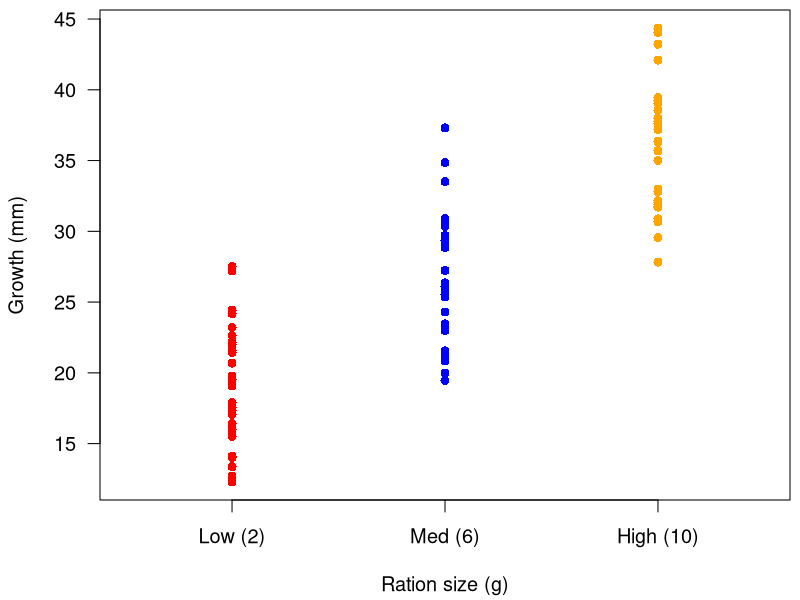
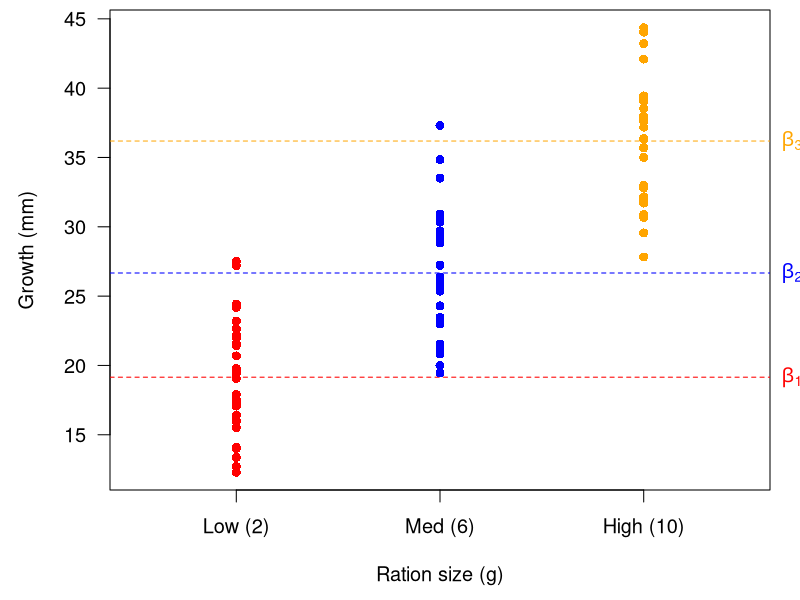
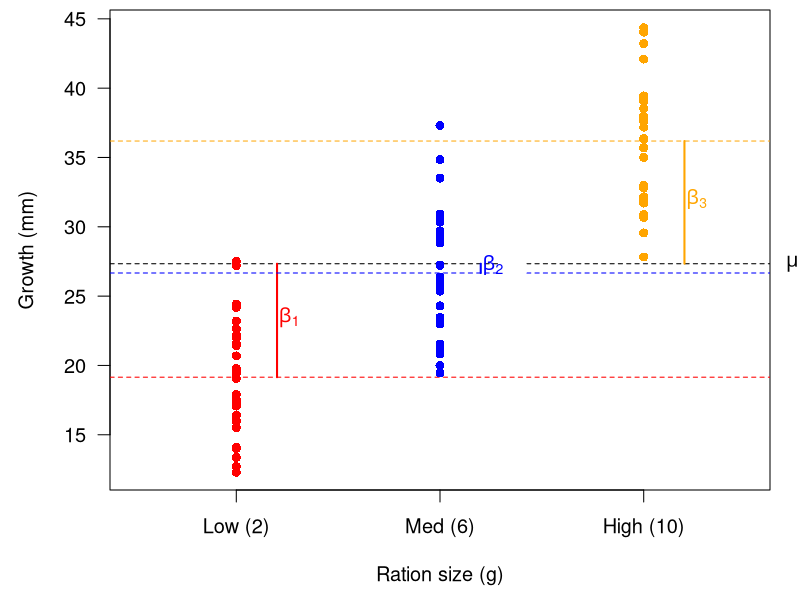
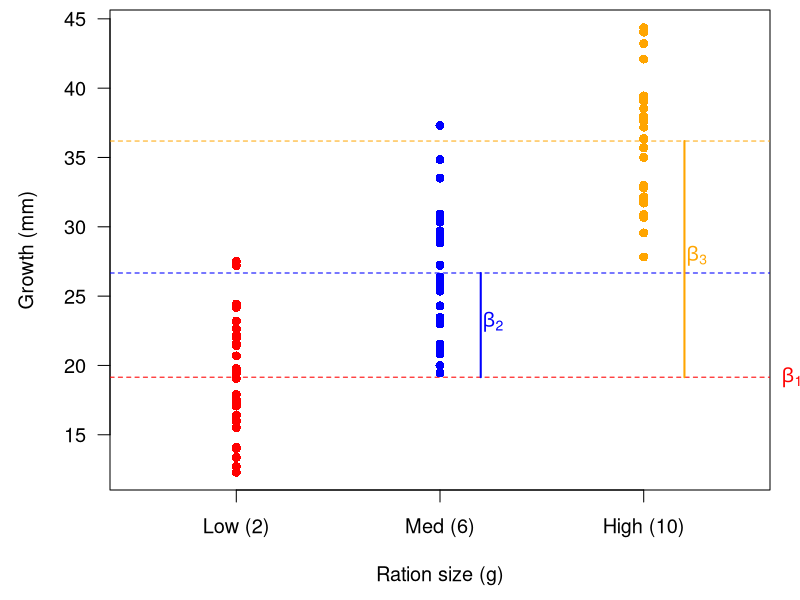
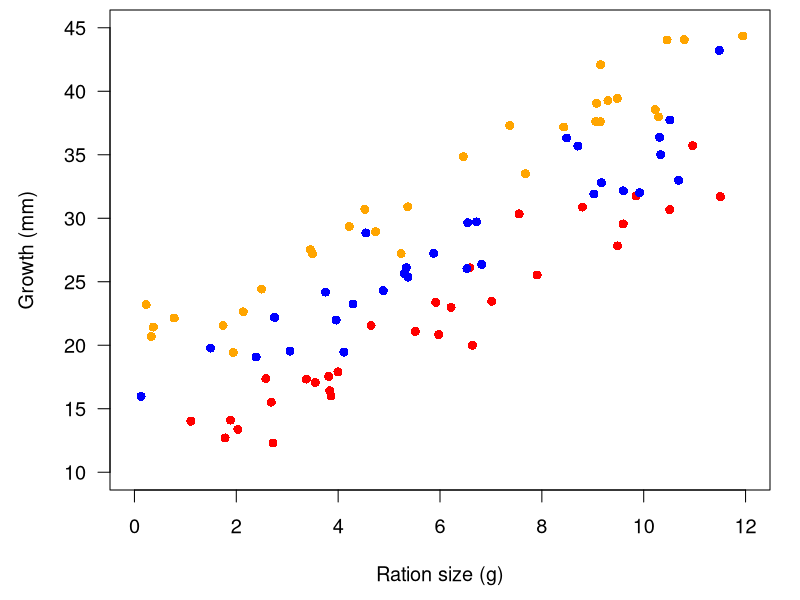
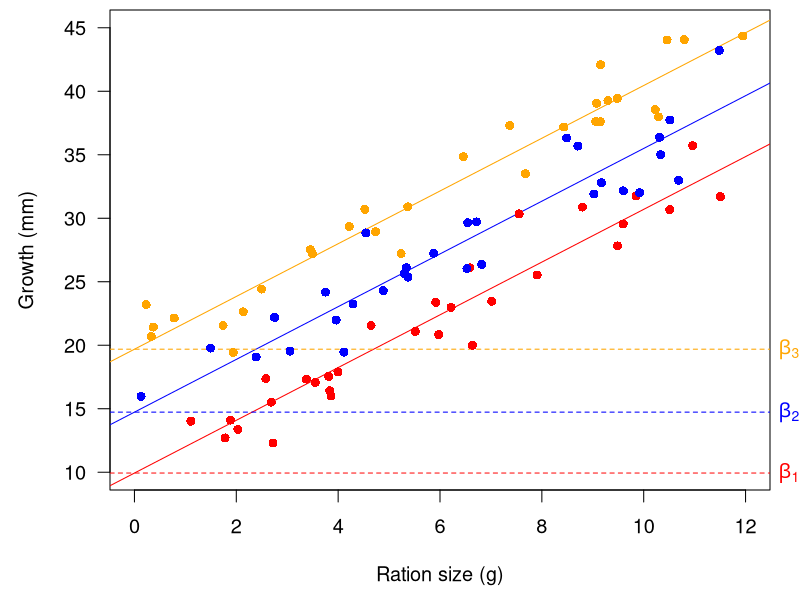

These figures' R source, in order:
## ---- chunk 1
knitr::opts_chunk$set(echo = FALSE)
## ---- chunk 2
set.seed(514)
## sample size
nn <- 30
## groups
pp <- 3
## global intercept
alpha <- 5
## offsets
beta_1 <- c(1,2,3)*5
## slope
beta_2 <- 2
## vector of linear parameters
BETA <- matrix(c(alpha, beta_1, beta_2), ncol = 1)
## global mean
x_avg <- rep(1, nn*pp)
## offsets
grps <- factor(rep(seq(3), ea = nn))
x_int <- model.matrix(~ grps + 0)
## slope
x_cov <- c(runif(nn, 0, 4), runif(nn, 4, 8), runif(nn, 8, 12))
x_cov <- sample(x_cov, nn*pp)
## groups for anova
i1 <- x_cov <= 4
i2 <- x_cov > 4 & x_cov <= 8
i3 <- x_cov > 8
ration <- cbind(i1, i2, i3) * 1
colnames(ration) <- c("_1", "_2", "_3")
## matrix of predictors
xx <- cbind(x_avg, x_int, x_cov)
## Gaussian errors
ee <- rnorm(nn*pp, 0, 2)
## simulated data
yy <- xx %*% BETA + ee
## plot all data
par(mai = c(1, 1,0.1,0.1),
    cex = 1.2)
## low
plot(rep(1, nn), yy[i1], pch = 16, col = "red", las = 1,
     xlim = c(0.5,3.5), ylim = range(yy),
     xaxt = "n",
     xlab = "Ration size (g)", ylab = "Growth (mm)")
# points(1, mean(yy[i1]), col = "red", pch = "-", cex = 5)
## med
points(rep(2, nn), yy[i2], pch = 16, col = "blue")
# points(2, mean(yy[i2]), col = "blue", pch = "-", cex = 5)
## high
points(rep(3, nn), yy[i3], pch = 16, col = "orange")
# points(3, mean(yy[i3]), col = "orange", pch = "-", cex = 5)
axis(1, at = seq(3), labels = c("Low (2)", "Med (6)", "High (10)"))
## ---- chunk 3
## fit ANOVA w/ `- 1` to remove intercept
m1 <- lm(yy ~ ration - 1)
coef(m1) |> round(1)
## ---- chunk 4
## plot all data
par(mai = c(1, 1,0.1,0.1),
    omi = c(0.1, 0.1, 0, 0.2),
    cex = 1.2)
## low
plot(rep(1, nn), yy[i1], pch = 16, col = "red", las = 1,
     xlim = c(0.5,3.5), ylim = range(yy),
     xaxt = "n",
     xlab = "Ration size (g)", ylab = "Growth (mm)")
abline(h = mean(yy[i1]), col = "red", lty = "dashed", cex = 5)
## med
points(rep(2, nn), yy[i2], pch = 16, col = "blue")
abline(h = mean(yy[i2]), col = "blue", lty = "dashed", cex = 5)
## high
points(rep(3, nn), yy[i3], pch = 16, col = "orange")
abline(h = mean(yy[i3]), col = "orange", lty = "dashed", cex = 5)
## labels
text(x = 1.03 * par("usr")[2], y = mean(yy[i1]),
     expression(beta[1]), xpd = NA, col = "red")
text(x = 1.03 * par("usr")[2], y = mean(yy[i2]),
     expression(beta[2]), xpd = NA, col = "blue")
text(x = 1.03 * par("usr")[2], y = mean(yy[i3]),
     expression(beta[3]), xpd = NA, col = "orange")
axis(1, at = seq(3), labels = c("Low (2)", "Med (6)", "High (10)"))
## ---- chunk 5
## design matrix
X <- cbind(rep(1,nn*pp), ration)
## fit ANOVA w/ `- 1` to remove intercept
m2 <- lm(yy ~ X - 1)
coef(m2) |> round(1)
## ---- chunk 6
## empty design matrix
XX <- matrix(NA, nn*pp, pp)
## for mu
XX[i1,] <- matrix(c(1,  1,  0), nn, pp, byrow = TRUE)
## for beta_1
XX[i2,] <- matrix(c(1,  0,  1), nn, pp, byrow = TRUE)
## for beta_2
XX[i3,] <- matrix(c(1, -1, -1), nn, pp, byrow = TRUE)
## fit model & get parameters
Bvec <- coef(lm(yy ~ XX - 1))
names(Bvec) <- c("mu", "beta_1", "beta_2")
Bvec
## ---- chunk 7
## mean of ration 1
Bvec["mu"] + Bvec["beta_1"]
## mean of ration 2
Bvec["mu"] + Bvec["beta_2"]
## mean of ration 3
Bvec["mu"] - (Bvec["beta_1"] + Bvec["beta_2"])
## ---- chunk 8
## fit anova with implicit grand mean
m2 <- lm((yy - mean(yy)) ~ ration - 1)
coef(m2)
## ---- chunk 9
## do we recover our means?
coef(m2) + mean(yy)
coef(m1)
## ---- chunk 10
## plot all data
par(mai = c(1, 1,0.1,0.1),
    omi = c(0.1, 0.1, 0, 0.2),
    cex = 1.2)
## plot space
plot(rep(1, nn), yy[i1], type = "n", las = 1,
     xlim = c(0.5,3.5), ylim = range(yy),
     xaxt = "n",
     xlab = "Ration size (g)", ylab = "Growth (mm)")
## grand mean
abline(h = mean(yy), lty = "dashed")
## low
points(rep(1, nn), yy[i1], pch = 16, col = "red")
abline(h = mean(yy[i1]), col = "red", lty = "dashed")
segments(1.2, mean(yy), 1.2, coef(m1)[1], col = "red", lwd = 2)
## med
points(rep(2, nn), yy[i2], pch = 16, col = "blue")
abline(h = mean(yy[i2]), col = "blue", lty = "dashed")
points(x = 2.36, y = mean(yy) + 0.5*coef(m2)[2],
       pch = 19, col = "white", cex = 3)
segments(2.2, mean(yy), 2.2, coef(m1)[2], col = "blue", lwd = 2)
## high
points(rep(3, nn), yy[i3], pch = 16, col = "orange")
abline(h = mean(yy[i3]), col = "orange", lty = "dashed")
segments(3.2, mean(yy), 3.2, coef(m1)[3], col = "orange", lwd = 2)
## labels
text(x = 1.15, y = mean(yy) + 0.5*coef(m2)[1], pos = 4,
     expression(beta[1]), xpd = NA, col = "red")
text(x = 2.15, y = mean(yy) + 0.5*coef(m2)[2], pos = 4,
     expression(beta[2]), xpd = NA, col = "blue")
text(x = 3.15, y = mean(yy) + 0.5*coef(m2)[3], pos = 4,
     expression(beta[3]), xpd = NA, col = "orange")
text(x = 1.03 * par("usr")[2], y = mean(yy),
     expression(mu), xpd = NA)
axis(1, at = seq(3), labels = c("Low (2)", "Med (6)", "High (10)"))
## ---- chunk 11
## empty design matrix
XX <- matrix(NA, nn*pp, pp)
## for beta_1
XX[i1,] <- matrix(c(1, 0, 0), nn, pp, byrow = TRUE)
## for beta_1 + beta_2
XX[i2,] <- matrix(c(1, 1, 0), nn, pp, byrow = TRUE)
## for beta_1 + beta_3
XX[i3,] <- matrix(c(1, 0, 1), nn, pp, byrow = TRUE)
## fit anova with implicit grand mean
Bvec <- coef(lm(yy ~ XX - 1))
names(Bvec) <- c("beta_1", "beta_2", "beta_3")
Bvec
## ---- chunk 12
## mean of ration 1
Bvec["beta_1"]
## mean of ration 2
Bvec["beta_1"] + Bvec["beta_2"]
## mean of ration 3
Bvec["beta_1"] + Bvec["beta_3"]
## ---- chunk 13
## plot all data
par(mai = c(1, 1,0.1,0.1),
    omi = c(0.1, 0.1, 0, 0.2),
    cex = 1.2)
## plot space
plot(rep(1, nn), yy[i1], type = "n", las = 1,
     xlim = c(0.5,3.5), ylim = range(yy),
     xaxt = "n",
     xlab = "Ration size (g)", ylab = "Growth (mm)")
## low
points(rep(1, nn), yy[i1], pch = 16, col = "red")
abline(h = mean(yy[i1]), col = "red", lty = "dashed")
## med
points(rep(2, nn), yy[i2], pch = 16, col = "blue")
abline(h = mean(yy[i2]), col = "blue", lty = "dashed")
segments(2.2, Bvec[1], 2.2, Bvec[1]+Bvec[2], col = "blue", lwd = 2)
## high
points(rep(3, nn), yy[i3], pch = 16, col = "orange")
abline(h = mean(yy[i3]), col = "orange", lty = "dashed")
segments(3.2, Bvec[1], 3.2, Bvec[1]+Bvec[3], col = "orange", lwd = 2)
## labels
text(x = 1.03 * par("usr")[2], y = mean(yy[i1]),
     expression(beta[1]), xpd = NA, col = "red")
text(x = 2.15, y = Bvec[1]+Bvec[2]/2, pos = 4,
     expression(beta[2]), xpd = NA, col = "blue")
text(x = 3.15, y = Bvec[1]+Bvec[3]/2, pos = 4,
     expression(beta[3]), xpd = NA, col = "orange")
axis(1, at = seq(3), labels = c("Low (2)", "Med (6)", "High (10)"))
## ---- chunk 14
## plot all data
par(mai = c(1, 1,0.1,0.1),
    omi = c(0.1, 0.1, 0, 0.2),
    cex = 1.2)
## plot all data
plot(x_cov[1:nn], yy[1:nn], pch = 16, col = "red",
     xlim = c(0, 12), ylim = c(10, 45),
     las = 1, xlab = "Ration size (g)", ylab = "Growth (mm)")
points(x_cov[1:nn+nn], yy[1:nn+nn], pch = 16, col = "blue")
points(x_cov[1:nn+nn*2], yy[1:nn+nn*2], pch = 16, col = "orange")
## ---- chunk 15
## create design matrix
XX <- cbind(L1 = rep(c(1,0,0), ea = nn), # col 1: effect of lineage 1
            L2 = rep(c(0,1,0), ea = nn), # col 2: effect of lineage 2
            L3 = rep(c(0,0,1), ea = nn), # col 3: effect of lineage 3
            RA = x_cov)                  # col 4: effect of ration
## fit model
Bvec <- coef(lm(yy ~ XX - 1))
names(Bvec) <- c("beta_1", "beta_2", "beta_3", "beta_4")
Bvec
## ---- chunk 16
## plot all data
par(mai = c(1, 1, 0.1, 0.1),
    omi = c(0.1, 0.1, 0, 0.2),
    cex = 1.2)
## blank plot
plot(x_cov[1:nn], yy[1:nn], type = "n",
     xlim = c(0, 12), ylim = c(10, 45),
     las = 1, xlab = "Ration size (g)", ylab = "Growth (mm)")
## add fits
abline(a = Bvec[1], b = Bvec[4], col = "red")
abline(a = Bvec[2], b = Bvec[4], col = "blue")
abline(a = Bvec[3], b = Bvec[4], col = "orange")
## add intercepts
abline(h = Bvec[1], lty = "dashed", col = "red")
abline(h = Bvec[2], lty = "dashed", col = "blue")
abline(h = Bvec[3], lty = "dashed", col = "orange")
## add data
points(x_cov[1:nn], yy[1:nn], pch = 16, col = "red")
points(x_cov[1:nn+nn], yy[1:nn+nn], pch = 16, col = "blue")
points(x_cov[1:nn+nn*2], yy[1:nn+nn*2], pch = 16, col = "orange")
## add labels
text(x = 1.03 * par("usr")[2], y = Bvec[1],
     expression(beta[1]), xpd = NA, col = "red")
text(x = 1.03 * par("usr")[2], y = Bvec[2],
     expression(beta[2]), xpd = NA, col = "blue")
text(x = 1.03 * par("usr")[2], y = Bvec[3],
     expression(beta[3]), xpd = NA, col = "orange")
## ---- chunk 17
## 2 groups with 2 obs each
groups <- factor(c(1, 1, 2, 2))
## inspect them
groups
## ---- chunk 18
## create design matrix from `groups`
model.matrix(~ groups)
## ---- chunk 19
## 2 groups with 2 obs each
groups <- c(1, 1, 2, 2)
## create design matrix from `groups`
model.matrix(~ groups)
## ---- chunk 20
## 2 groups with 2 obs each
groups <- factor(c(1, 1, 2, 2))
## create design matrix from `groups`
model.matrix(~ groups - 1)
## ---- chunk 21
## 2 groups with 2 obs each
groups <- factor(c("ref", "ref", "exp", "exp"))
## create design matrix from `groups`
model.matrix(~ groups)
## ---- chunk 22
## 2 groups with 2 obs each
groups <- factor(c("ref", "ref", "exp", "exp"))
## create design matrix from `groups`
model.matrix(~ groups)
## ---- chunk 23
## 2 groups with 2 obs each
groups <- relevel(groups, "ref")
## create design matrix from `groups`
model.matrix(~ groups)
## ---- chunk 24
diet <- factor(c(1, 1, 2, 2))
sex <- factor(c("f", "m", "f", "m"))
model.matrix(~ diet + sex)
## ---- chunk 25
## ANCOVA model from above
mod_fit <- lm(yy ~ XX - 1)
## get design matrix
mm <- model.matrix(mod_fit)
head(mm)
